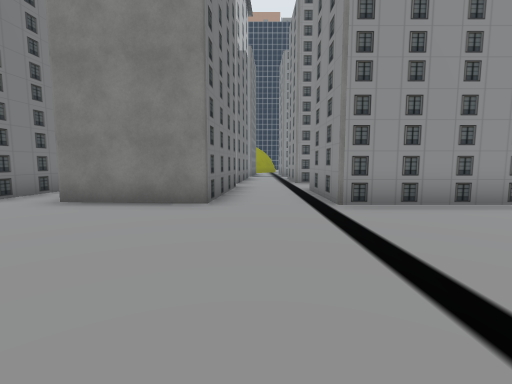
[1] (above)

22 first-person views from a walk through a scene from a Unity 3-D project. The camera is 1.5 m above the floor, tilts 6° down and sees 85° across. The floor is counted in squares, 2 m on a side. Each view is taken from the middle of a square. On the plan, view 1 faces up. The plan holds only what a view shows up to about 10 squares ahead; the rest is blank. The place goes on beyond the plan. The player character is not drawn. Some animated figures are not drawn. Some surface patterns are stand-ins.

[2]
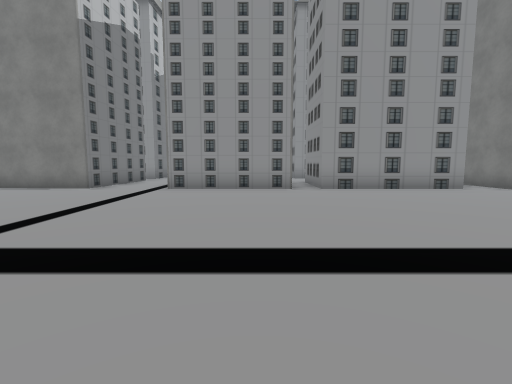

[3]
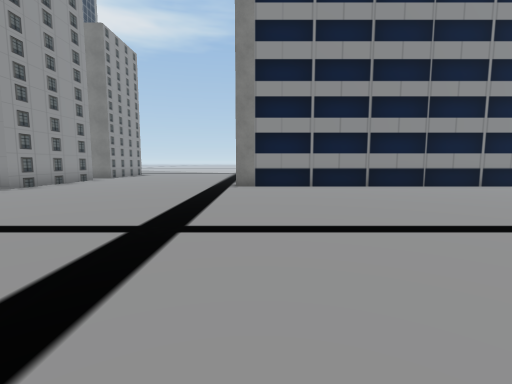

[4]
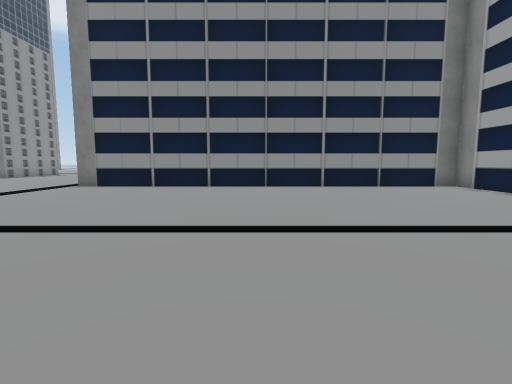

[5]
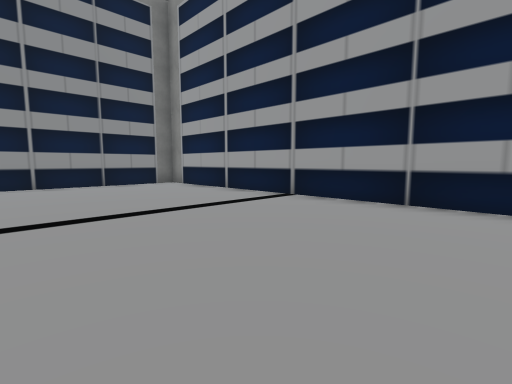

[6]
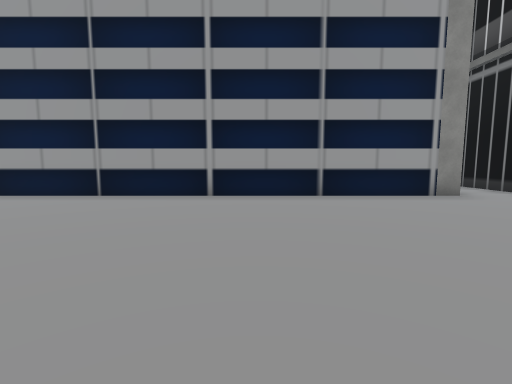

[7]
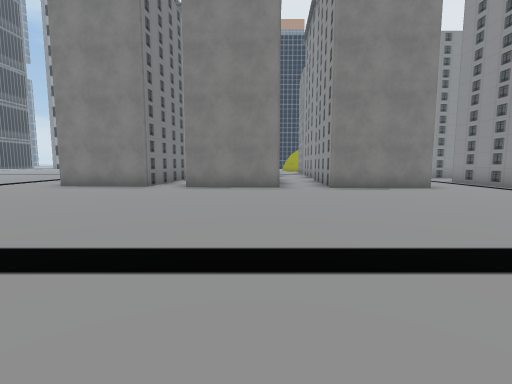

[8]
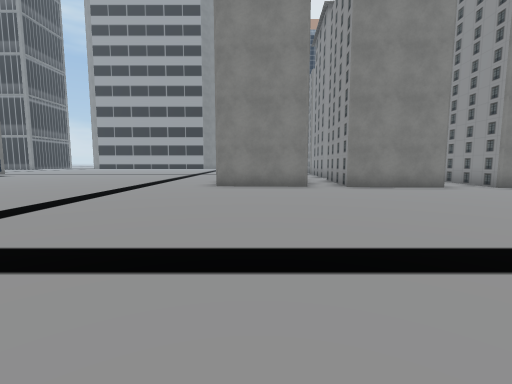

[9]
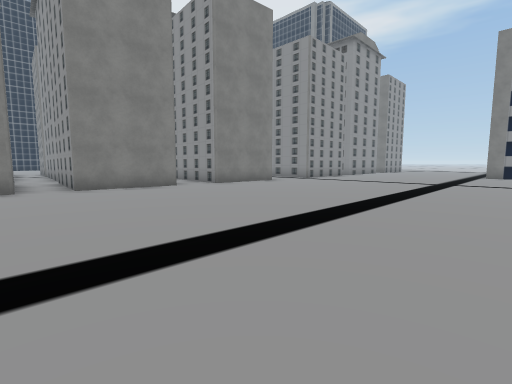

[10]
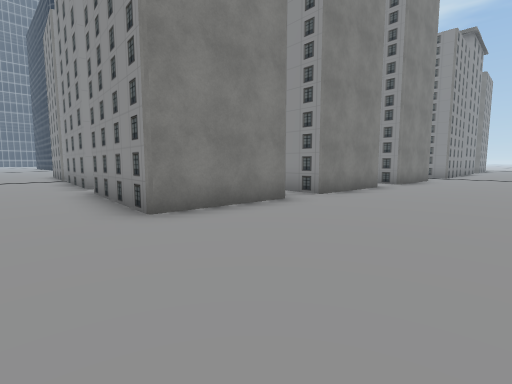

[11]
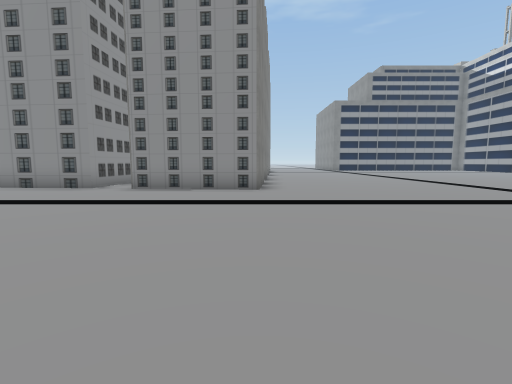

[12]
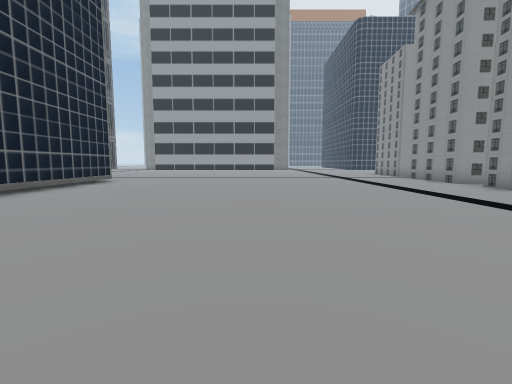

[13]
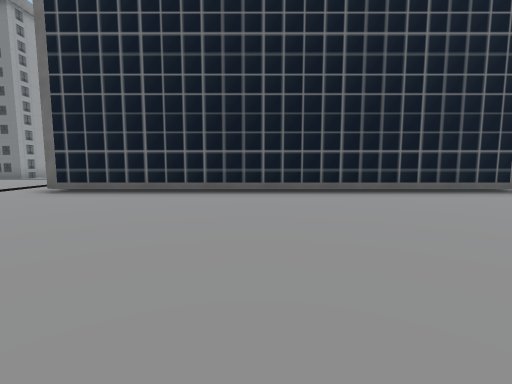

[14]
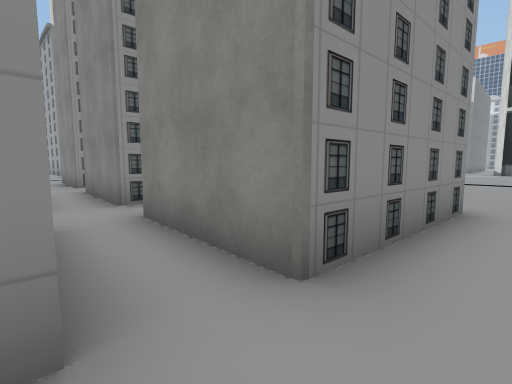

[15]
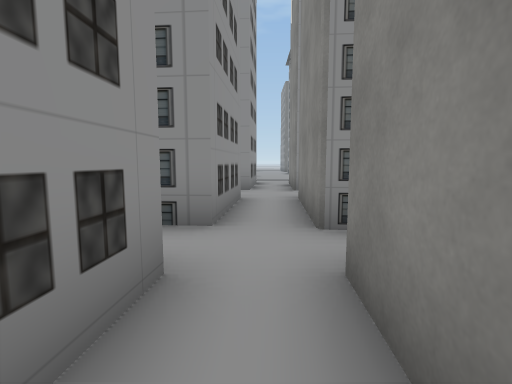

[16]
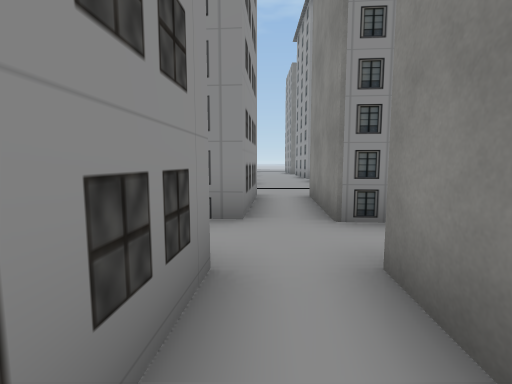

[17]
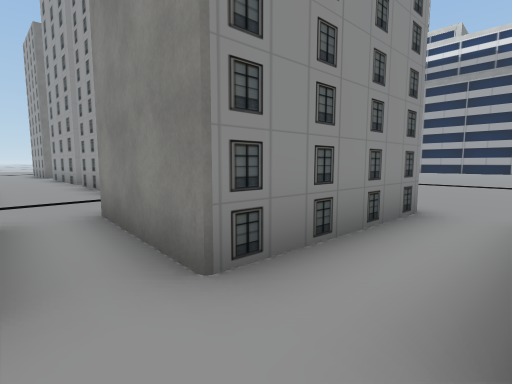

[18]
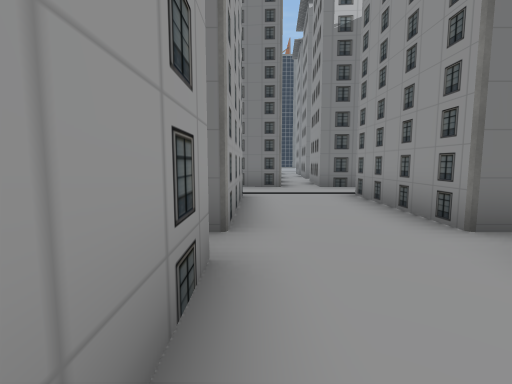

[19]
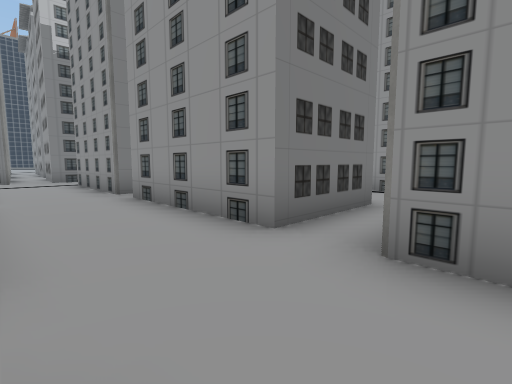

[20]
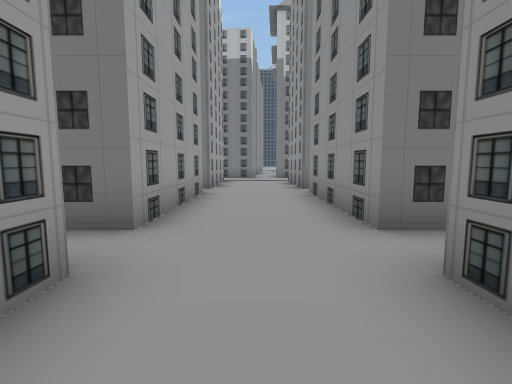

[21]
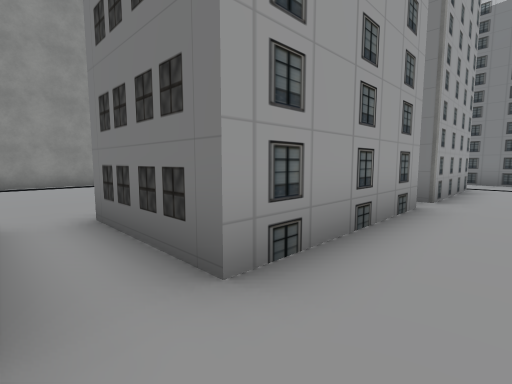

[22]
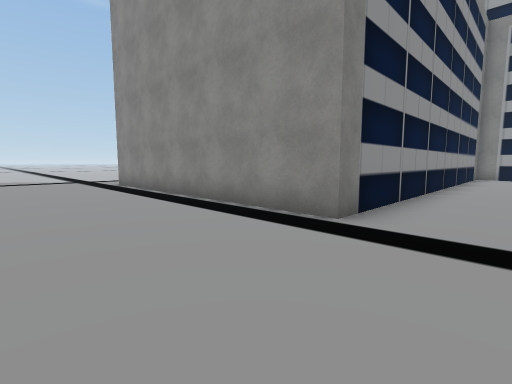

### Floor plan
Ten units are one square. View 1 is at (0, 0); x grows to the right and y downward. Boxes are objects, and circles mark ways between rooms. Rooms are numbered by the first view taken in them; rooms with no view inside come last. Other rooms are left out.
<svg viewBox="-255 -121 395 271">
<path fill="none" stroke="#000" d="M-53 -54 -82 -56 -79 -93M-93 -70 -94 -57 -123 -59 -120 -96M-51 -73 -53 -57M-6 -88 -9 -51 -38 -53 -35 -90M-119 -108 -119 -116M-98 133 68 133 68 14 135 14M-115 140 -115 145M50 -49 15 -49 15 -76 50 -76M-4 -111 -5 -100M41 -84 49 -84M59 -76 99 -76M50 -109 50 -103 15 -103M99 -49 59 -49M-249 -115 -249 -11 -250 -7M112 -79 118 -78M99 -115 99 -103 59 -103M120 -103 111 -103M-91 -106 -119 -108M-120 -96 -92 -94M-78 -105 -78 -112M-50 -103 -78 -105M-34 -102 -34 -107M-79 -93 -50 -91"/>
<circle cx="-130" cy="-100" r="3" fill="#2a7"/>
<circle cx="-90" cy="-90" r="3" fill="#2a7"/>
<circle cx="-40" cy="-90" r="3" fill="#2a7"/>
<circle cx="-70" cy="-100" r="3" fill="#2a7"/>
<text x="-80" y="10">1</text>
<text x="-100" y="-100">2</text>
<text x="-50" y="-100">3</text>
</svg>
Room 1 opens to room 2. Room 1 opens to room 3. Room 2 opens to room 3.

Where each view was taken, in squares from view 1:
view 1: 0 up, 0 right, facing up
view 2: 3 down, 4 right, facing up
view 3: 2 down, 2 left, facing right
view 4: 7 down, 2 left, facing right
view 5: 8 down, 3 left, facing down-right
view 6: 7 down, 5 left, facing down
view 7: 3 down, 6 left, facing up
view 8: 3 down, 11 left, facing up
view 9: 3 down, 10 left, facing up-right
view 10: 2 up, 14 left, facing up-right
view 11: 6 up, 20 left, facing right
view 12: 1 up, 19 left, facing up
view 13: 6 up, 18 left, facing left
view 14: 11 up, 13 left, facing down-right
view 15: 10 up, 11 left, facing right
view 16: 10 up, 7 left, facing right
view 17: 10 up, 5 left, facing down-right
view 18: 8 up, 8 right, facing left
view 19: 8 up, 12 right, facing up-left
view 20: 9 up, 13 right, facing left
view 21: 9 up, 11 right, facing down-left
view 22: 2 up, 5 right, facing down-right
